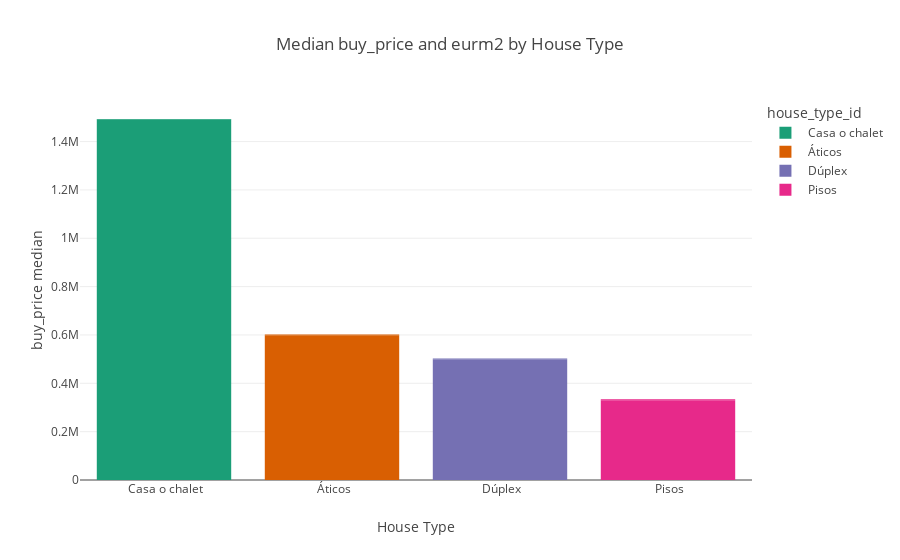

Here is the notebook cell this chart was saved with:
### Code cell
# Group the DataFrame by house_type_id and calculate the median of eurm2 and buy_price
df_grouped = df.groupby('house_type_id').agg({'eurm2': 'median', 'buy_price': 'median'}).reset_index()

# Sort the DataFrame in descending order based on the median buy_price
df_grouped = df_grouped.sort_values('buy_price', ascending=False)

# Create the bar chart using Plotly Express
fig = px.bar(df_grouped, x='house_type_id', y=['buy_price', 'eurm2'],
             color='house_type_id',
             color_discrete_sequence=px.colors.qualitative.Dark2,
             title='Median buy_price and eurm2 by House Type')

# Set the x-axis title
fig.update_xaxes(title_text='House Type')

# Set the y-axis titles
fig.update_yaxes(title_text='buy_price median', secondary_y=False)
fig.update_yaxes(title_text='eurm2 median', secondary_y=True)

# Assign the second y-axis to the second data series
fig.update_traces(yaxis='y2', selector=dict(name='eurm2'))

# Show the plot
fig.show()

### Figure 1 — Plotly figure (JSON) as saved in the notebook; plotly's stock layout.template omitted (floating-point values rounded to 4 significant figures)
{"data": [{"alignmentgroup": "True", "hovertemplate": "house_type_id=%{x}<br>value=%{y}<extra></extra>", "legendgroup": " Casa o chalet", "marker": {"color": "rgb(27,158,119)", "pattern": {"shape": ""}}, "name": " Casa o chalet", "offsetgroup": " Casa o chalet", "orientation": "v", "showlegend": true, "textposition": "auto", "type": "bar", "x": [" Casa o chalet", " Casa o chalet"], "xaxis": "x", "y": [1490000, 3372.0], "yaxis": "y"}, {"alignmentgroup": "True", "hovertemplate": "house_type_id=%{x}<br>value=%{y}<extra></extra>", "legendgroup": " Áticos", "marker": {"color": "rgb(217,95,2)", "pattern": {"shape": ""}}, "name": " Áticos", "offsetgroup": " Áticos", "orientation": "v", "showlegend": true, "textposition": "auto", "type": "bar", "x": [" Áticos", " Áticos"], "xaxis": "x", "y": [597000, 4623.0], "yaxis": "y"}, {"alignmentgroup": "True", "hovertemplate": "house_type_id=%{x}<br>value=%{y}<extra></extra>", "legendgroup": " Dúplex", "marker": {"color": "rgb(117,112,179)", "pattern": {"shape": ""}}, "name": " Dúplex", "offsetgroup": " Dúplex", "orientation": "v", "showlegend": true, "textposition": "auto", "type": "bar", "x": [" Dúplex", " Dúplex"], "xaxis": "x", "y": [499000, 3995], "yaxis": "y"}, {"alignmentgroup": "True", "hovertemplate": "house_type_id=%{x}<br>value=%{y}<extra></extra>", "legendgroup": " Pisos", "marker": {"color": "rgb(231,41,138)", "pattern": {"shape": ""}}, "name": " Pisos", "offsetgroup": " Pisos", "orientation": "v", "showlegend": true, "textposition": "auto", "type": "bar", "x": [" Pisos", " Pisos"], "xaxis": "x", "y": [330000, 3704.0], "yaxis": "y"}], "layout": {"barmode": "relative", "legend": {"title": {"text": "house_type_id"}, "tracegroupgap": 0}, "title": {"text": "Median buy_price and eurm2 by House Type"}, "xaxis": {"anchor": "y", "categoryarray": [" Casa o chalet", " Áticos", " Dúplex", " Pisos"], "categoryorder": "array", "domain": [0, 1], "title": {"text": "House Type"}}, "yaxis": {"anchor": "x", "domain": [0, 1], "title": {"text": "buy_price median"}}}}
